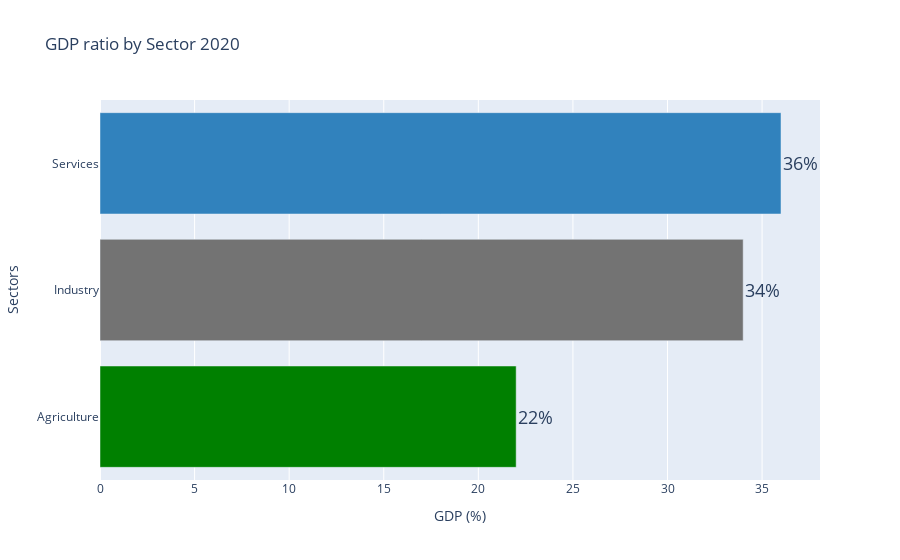

Notebook source saved alongside this figure:
### Code cell
gdp = pd.Series([22.7, 34.6, 36.6], index=['Agriculture', 'Industry', 'Services']).astype('int32')

fig = go.Figure()

# create horizontal bar chart
fig.add_trace(
    go.Bar(
        x=gdp,
        y=gdp.index,
        orientation='h',
        marker=dict(color=['green', 'rgb(115,115,115)', 'rgb(49,130,189)']),  # Adjust the bar color as needed
    )
)

percentages = gdp
annotations = [f'{percent:.0f}%' for percent in percentages]

fig.update_layout(
    annotations=[
        dict(
            x=percent,
            y=sector,
            text=text,
            showarrow=False,
            font=dict(size=18),
            xanchor='left'
        )
        for percent, sector, text in zip(percentages, gdp.index, annotations)
    ],
    xaxis_title="GDP (%)",
    yaxis_title="Sectors"
)

fig.update_layout(
    title_text = "GDP ratio by Sector 2020",
)

fig.show()

### Figure 1 — Plotly figure (JSON) as saved in the notebook; plotly's stock layout.template omitted (floating-point values rounded to 4 significant figures)
{"data": [{"marker": {"color": ["green", "rgb(115,115,115)", "rgb(49,130,189)"]}, "orientation": "h", "type": "bar", "x": [22, 34, 36], "y": ["Agriculture", "Industry", "Services"]}], "layout": {"annotations": [{"font": {"size": 18}, "showarrow": false, "text": "22%", "x": 22, "xanchor": "left", "y": "Agriculture"}, {"font": {"size": 18}, "showarrow": false, "text": "34%", "x": 34, "xanchor": "left", "y": "Industry"}, {"font": {"size": 18}, "showarrow": false, "text": "36%", "x": 36, "xanchor": "left", "y": "Services"}], "title": {"text": "GDP ratio by Sector 2020"}, "xaxis": {"title": {"text": "GDP (%)"}}, "yaxis": {"title": {"text": "Sectors"}}}}
